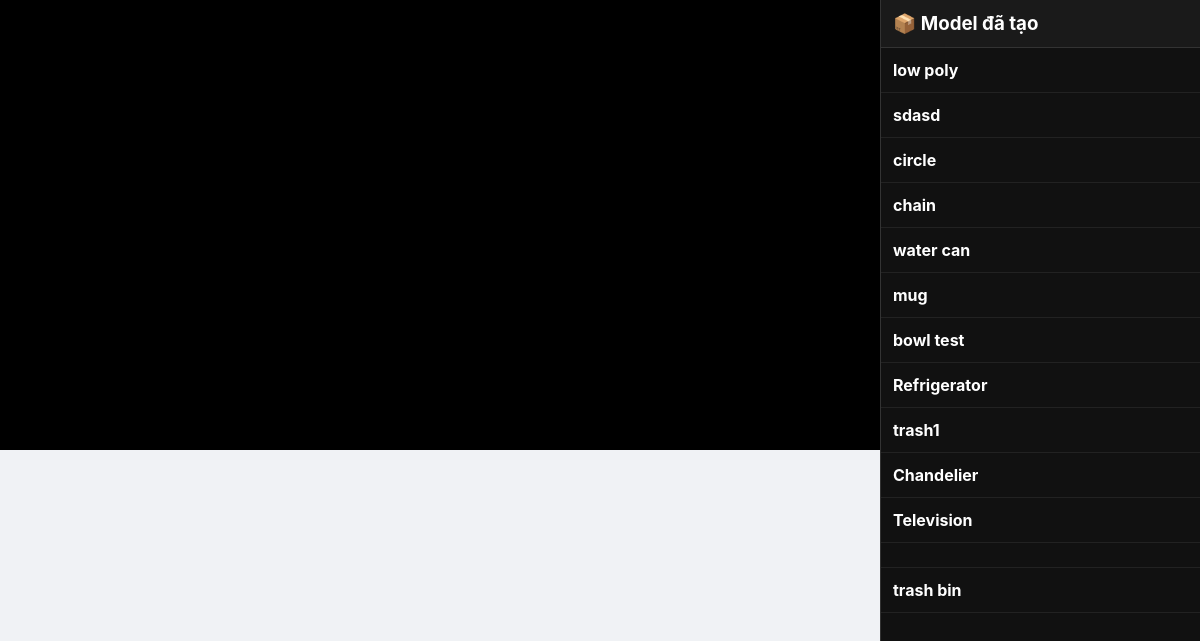
Page /design/manual/ (signed in) on the committed database.
### gallery/models.py (models this page shows, shortened)
class MeshObject(models.Model):
    name = models.CharField(max_length=255)
    description = models.TextField(blank=True)
    prompt = models.CharField(max_length=255, blank=True)
    thumbnail = models.ImageField(upload_to="thumbnail/", blank=True, null=True)
    folder = models.CharField(max_length=500,null=True,blank=True)
    created_at = models.DateTimeField(default=timezone.now)
    is_default = models.BooleanField(default=False)
    owner = models.ForeignKey(User, on_delete=models.CASCADE, null=True, blank=True)

### render/views.py (the view, shortened to what this page needs)
# urls.py: path("design/manual/", views.design_manual, name="design_manual"),
@login_required(login_url='/login/')
def design_manual(request, folder=None):
    mesh = None
    mtl = None
    output = None
    base_output = os.path.join(settings.BASE_DIR, "clipmesh", "output")
    if folder:
        mesh = f"/media/{folder}/meshes/mesh_0/mesh.obj"
        mtl  = f"/media/{folder}/meshes/mesh_0/mesh.mtl"
        output = folder
    all_outputs = MeshObject.objects.filter(
        owner=request.user
    ).order_by("-created_at")
    return render(request, "manual.html", {
        "output": output,
        "mesh": mesh,
        "mtl": mtl,
        "all_outputs": all_outputs,
    })

### app_design/Templates/manual.html (shortened to what this page needs)
{% load static %}
<!DOCTYPE html>
<html lang="vi">
<head>
  <link rel="stylesheet" href="{% static 'css/styles_design.css' %}" />
</head>
<body>
<div class="layout">
  <div class="canvas" id="container3D"></div>
  <div class="sidebar">
    <h3>📦 Model đã tạo</h3>
    {% for o in all_outputs %}
<div class="model-item"
     onclick="loadModelFromSidebar('/media/{{ o.folder }}/meshes/mesh_0/mesh.obj', '/media/{{ o.folder }}/meshes/mesh_0/mesh.mtl')">
    <strong>{{ o.name }}</strong>
</div>
    {% empty %}
      <div class="model-item">Chưa có model nào</div>
    {% endfor %}
  </div>
</div>
</body>
</html>

### render/static/css/styles_design.css (style rules this page uses)
:root { --header-height: 50px; --sidebar-left-width: 60px; --sidebar-right-width: 260px; --primary-color: #FAAD14; --bg-color: #F0F2F5; --border-color: #E8E8E8; --text-primary: #333; --text-secondary: #666; }
* { margin: 0; padding: 0; box-sizing: border-box; }
body { font-family: -apple-system, BlinkMacSystemFont, 'Segoe UI', Roboto, sans-serif; background: var(--bg-color); height: 100vh; overflow: hidden; color: var(--text-primary); }
.canvas { position: relative; width: 100%; height: 450px; background: #222; }

### app_design/Templates/manual.html (style rules this page uses)
html, body { margin: 0; height: 100%; overflow: hidden; }
.layout { display: flex; height: 100vh; }
.canvas { flex: 1; background: #000; position: relative; }
.sidebar { width: 320px; background: #111; color: #fff; overflow-y: auto; border-left: 1px solid #333; }
.sidebar h3 { padding: 12px; margin: 0; background: #1a1a1a; border-bottom: 1px solid #333; }
.model-item { padding: 12px; border-bottom: 1px solid #222; cursor: pointer; }

### rows in the picture
MeshObject: name "low poly"
MeshObject: name "sdasd"
MeshObject: name "circle"
MeshObject: name "chain"
MeshObject: name "water can"
MeshObject: name "mug"
MeshObject: name "bowl test"
MeshObject: name "Refrigerator"
MeshObject: name "trash1"
MeshObject: name "Chandelier"
MeshObject: name "Television"
MeshObject: name "trash bin"
